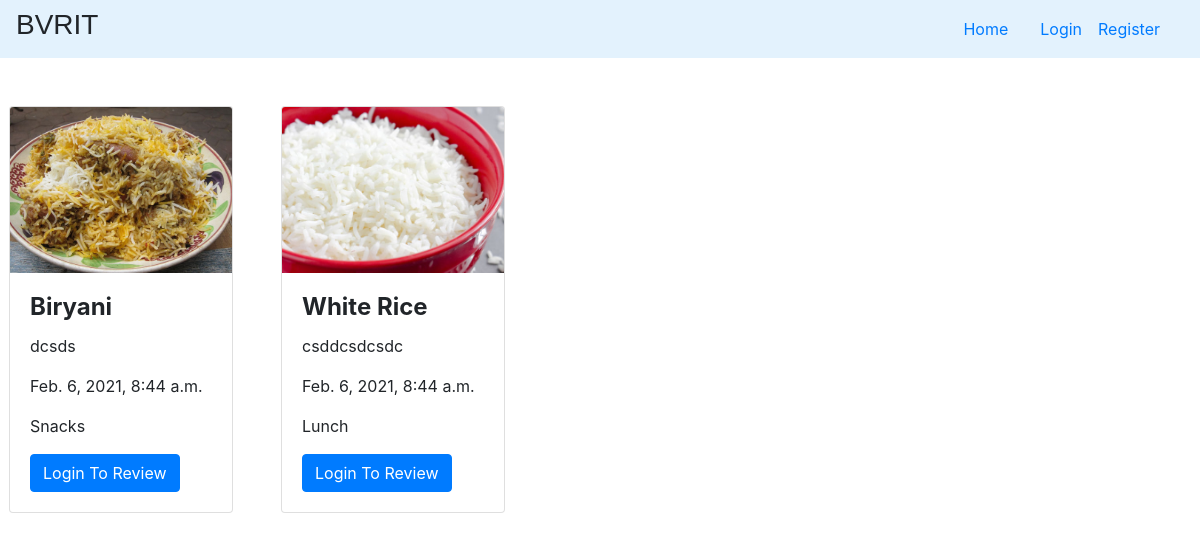
The page / on the database its author committed.
### FoodApp/models.py (models this page shows, shortened)
class FoodModel(models.Model):
    item_name =  models.CharField(max_length=200,null=False,blank=False)
    item_image = models.ImageField(null=False,blank=True,upload_to='static/images/')
    item_desc = models.CharField(max_length = 200,null=False,blank = False)
    createdon = models.DateTimeField(default=now, editable=True)
    diet = models.SmallIntegerField(choices =DIET_CHOICES,null=False,blank=False)
    class Meta:
        ordering  = ('-createdon',)

### FoodApp/views.py (the view)
# urls.py: path('',Home,name='home'),
def Home(request):
    today = datetime.date.today()
    itemlist = FoodModel.objects.filter(createdon__year=today.year, createdon__month=today.month, createdon__day=today.day)
    context = {
        "itemlist" : itemlist
    }
    return render(request,'FoodApp/home.html',context)

### FoodApp/templates/FoodApp/home.html
{% extends 'base.html' %}
{% block body_block %}
    <br>
    <div class="row">
        {% for i in itemlist %}
                <div class="card mx-4 center" style="width: 14rem;">
                        <img class="card-img-top font-weight-bold" src="{{i.item_image}}" alt="Card image cap">
                        <div class="card-body">
                        <h4 class="card-title font-weight-bold">{{i.item_name}}</h4>
                        <p class="card-text">{{i.item_desc}}</p>
                        <p class="card-text">{{i.createdon}}</p>
                        <p class="card-text">{{i.diet}}</p>
                        {% if user.is_authenticated %}
                            <a href="{% url 'review' i.id %}" class="btn btn-primary">Review</a>
                        {% else %}
                            <a href="{% url 'login' %}" class="btn btn-primary">Login To Review</a>
                        {% endif %}
                        </div>
                </div>
        {% endfor %}
    </div>
{% endblock %}

### rows shown on the page
FoodModel: item_image (picture), item_name "Biryani", item_desc "dcsds", createdon "Feb. 6, 2021, 8:44 a.m.", diet "Snacks"
FoodModel: item_image (picture), item_name "White Rice", item_desc "csddcsdcsdc", createdon "Feb. 6, 2021, 8:44 a.m.", diet "Lunch"
